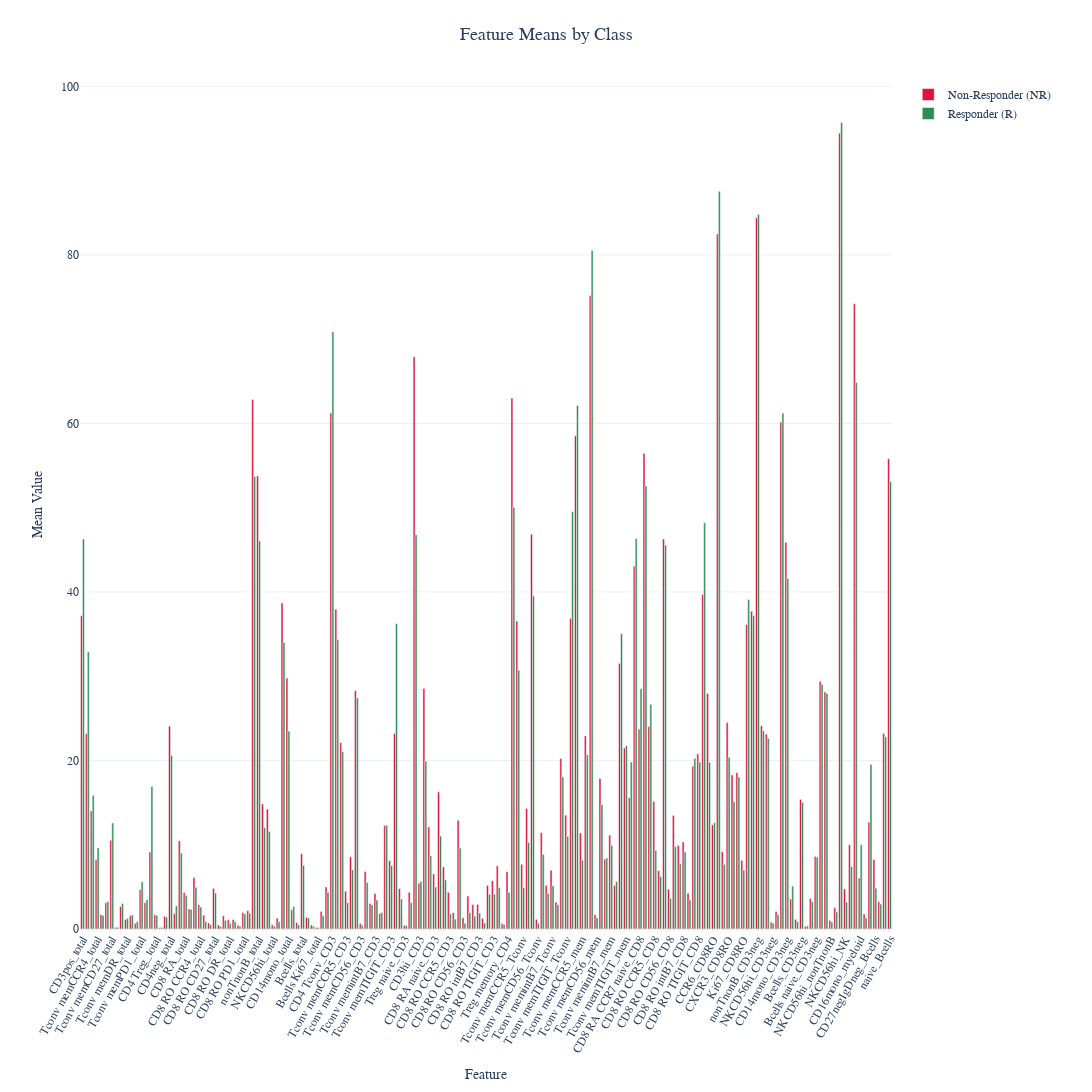

The cell this chart's notebook holds for it:
### Code cell
# %%

# [5] Feature Analysis by Class
print("\n--- Generating plot of feature means by class ---")
means_plot = create_feature_means_plot(X, y, feature_columns)
means_plot.show()

### Figure 1 — Plotly figure (JSON) as saved in the notebook; plotly's stock layout.template omitted (floating-point values rounded to 4 significant figures; data arrays with more than 128 entries replaced by an {"elided": "..."} marker saying what was removed)
{"data": [{"marker": {"color": "#DC143C"}, "name": "Non-Responder (NR)", "type": "bar", "x": {"elided": "166 str values"}, "y": {"elided": "166 float values"}}, {"marker": {"color": "#2E8B57"}, "name": "Responder (R)", "type": "bar", "x": {"elided": "166 str values"}, "y": {"elided": "166 float values"}}], "layout": {"barmode": "group", "font": {"family": "Arial, sans-serif", "size": 14}, "height": 1200, "legend": {"font": {"size": 12}, "x": 1.02, "xanchor": "left", "y": 1, "yanchor": "top"}, "margin": {"b": 80, "l": 80, "r": 200, "t": 80}, "title": {"font": {"size": 18}, "text": "Feature Means by Class", "x": 0.5}, "width": 2000, "xaxis": {"tickangle": -60, "tickfont": {"size": 12}, "title": {"font": {"size": 14}, "text": "Feature"}}, "yaxis": {"tickfont": {"size": 12}, "title": {"font": {"size": 14}, "text": "Mean Value"}}}}
